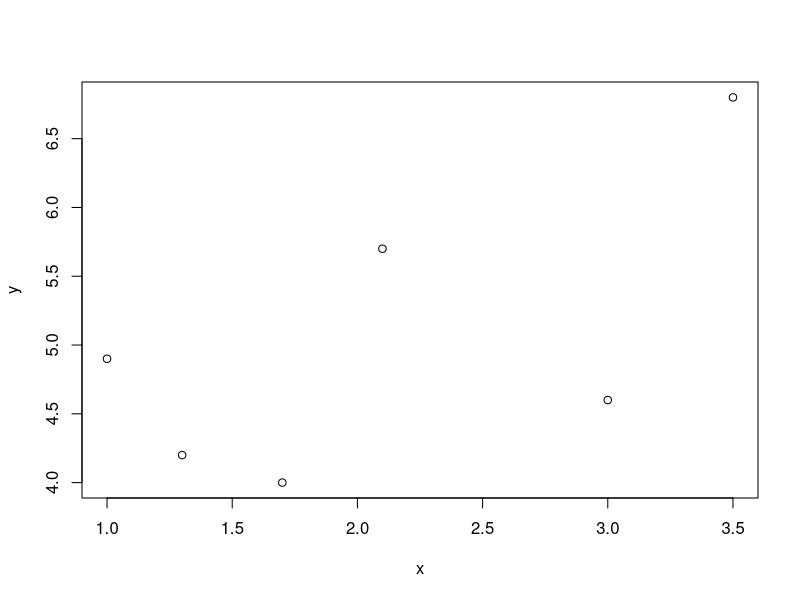
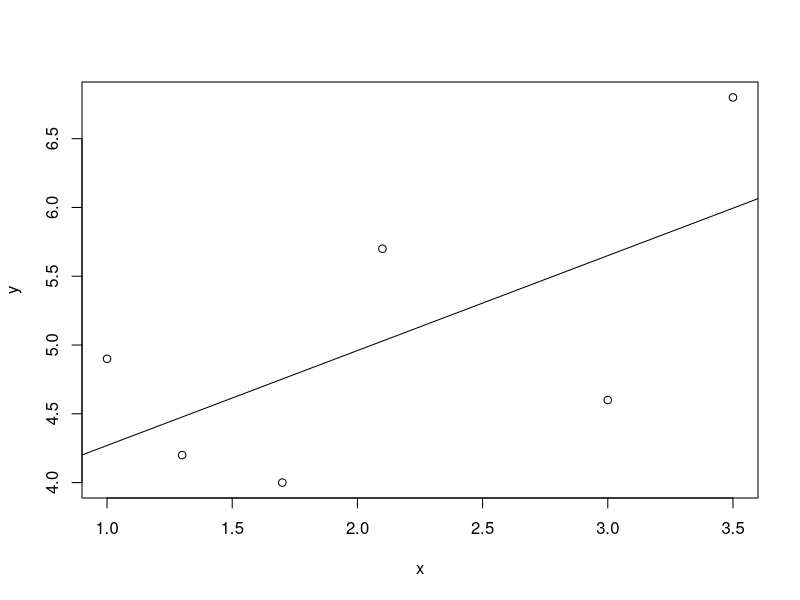
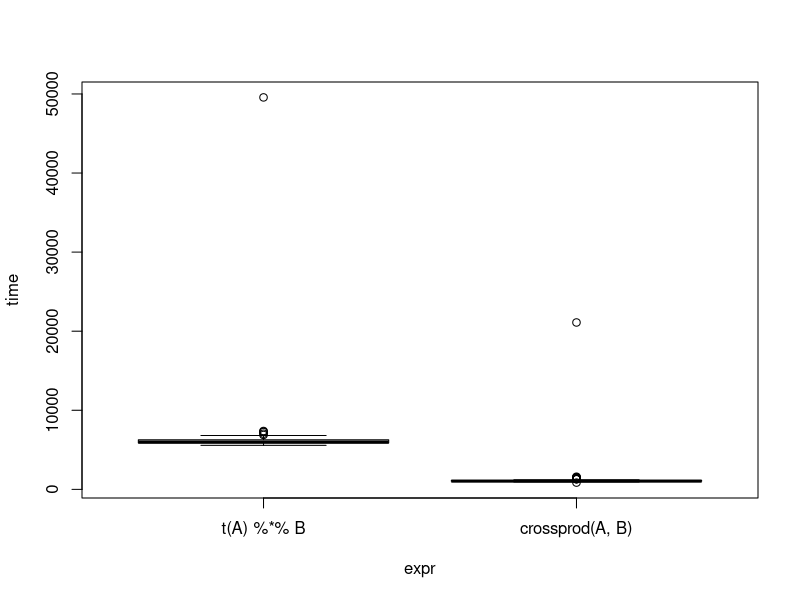
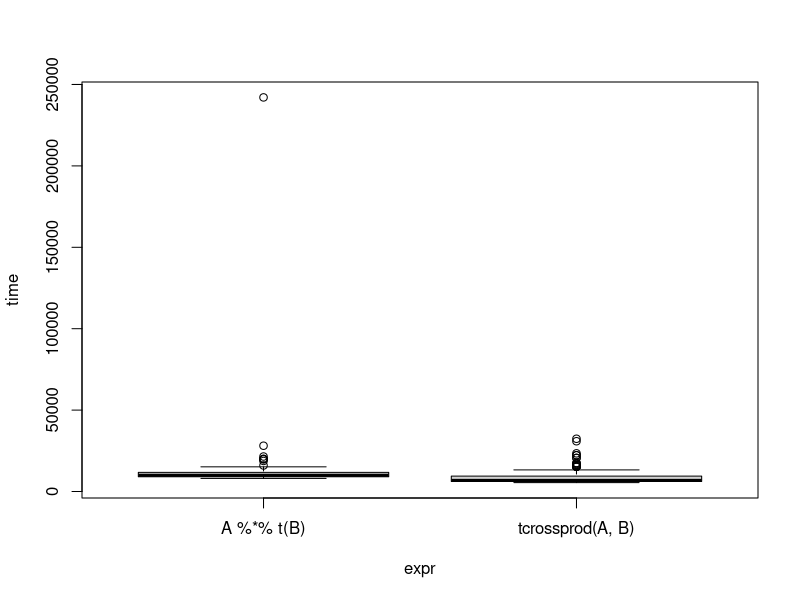
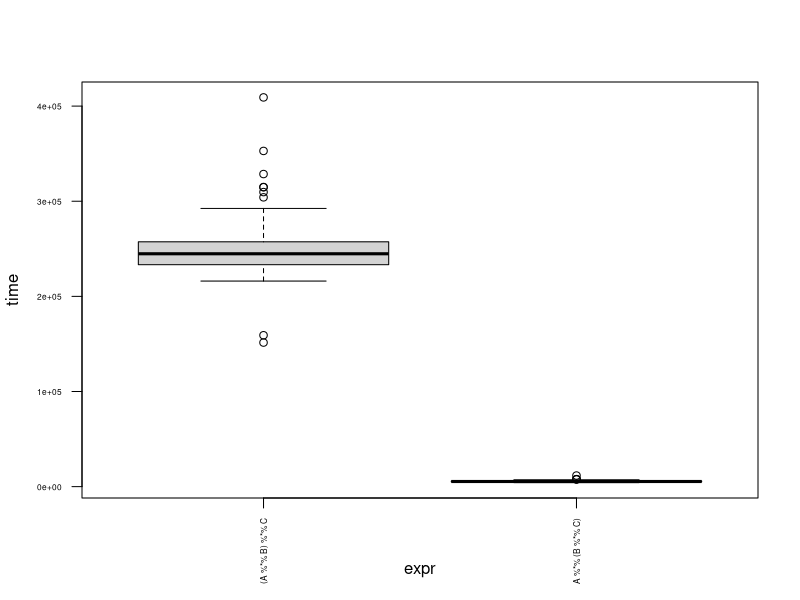

R code for these plots, in order:
## ---- chunk 1
#| include: false
# automatically create a bib database for R packages
knitr::write_bib(c(
  .packages(),
  'abind',
  'microbenchmark'
), 'packages_deeper_dive.bib')
## ---- chunk 2
if(!require(microbenchmark, quietly = TRUE)) {
  install.packages("microbenchmark",
                   repos = "https://cran.rstudio.com/")
}
## ---- chunk 3
if(!require(abind, quietly = TRUE)) {
  install.packages("abind",
                   repos = "https://cran.rstudio.com/")
}
## ---- chunk 4
A <- matrix(1:10, nrow = 5, ncol = 2)
A
## ---- chunk 5
matrix(1:6, nrow = 2, ncol = 3, byrow = TRUE)
## ---- chunk 6
cbind(1:4, 5:8)
## ---- chunk 7
rbind(1:4, 5:8)
## ---- chunk 8
dim(A)
## ---- chunk 9
nrow(A)
## ---- chunk 10
ncol(A)
## ---- chunk 11
B <- matrix(1:12, ncol = 3)
B
## ---- chunk 12
B[, 2:3]
## ---- chunk 13
B[c(1, 4), ]
## ---- chunk 14
B[c(1, 4), 2:3]
## ---- chunk 15
B[,-3]
## ---- chunk 16
B[2, ]
## ---- chunk 17
B[,2]
## ---- chunk 18
B[2, , drop = FALSE]
## ---- chunk 19
B[, 2, drop = FALSE]
## ---- chunk 20
A <- matrix(1:6, nrow = 2, ncol = 3, byrow = TRUE)
A
## ---- chunk 21
B <- matrix(c(2, 1, 9, 3, 1, 1), nrow = 2, ncol = 3)
B
## ---- chunk 22
A + B
## ---- chunk 23
A - B
## ---- chunk 24
2 * A
## ---- chunk 25
A
## ---- chunk 26
B <- matrix(1:6, nrow = 3, ncol = 2)
B
## ---- chunk 27
A %*% B
## ---- chunk 28
A <- matrix(1:6, ncol = 2)
A
## ---- chunk 29
B <- matrix(7:12, ncol = 2)
## ---- chunk 30
B
## ---- chunk 31
A * B
## ---- chunk 32
A
## ---- chunk 33
t(A)
## ---- chunk 34
diag(3)
## ---- chunk 35
A <- matrix(c(3, 0.5, 0.2, 
              0.5, 2, 0.1,
              0.2, 0.1, 1),
            nrow = 3)
A
## ---- chunk 36
b <- c(1, 0.7, 3)
b
## ---- chunk 37
solve(A, b)
## ---- chunk 38
x <- c(1, 1.3, 1.7, 2.1, 3, 3.5)
y <- c(4.9, 4.2, 4.0, 5.7, 4.6, 6.8)
## ---- chunk 39
plot(x, y)
## ---- chunk 40
X <- cbind(1, x)
X
## ---- chunk 41
xtx <- t(X) %*% X
xty <- t(X) %*% y
solve(xtx, xty)
## ---- chunk 42
plot(x, y)
abline(a = 3.58, b = 0.69)
## ---- chunk 43
set.seed(314)
A <- matrix(rnorm(100), ncol = 2)
B <- matrix(rnorm(100), ncol = 2)
## ---- chunk 44
all.equal(t(A) %*% B, crossprod(A, B))
## ---- chunk 45
all.equal(A %*% t(B), tcrossprod(A, B))
## ---- chunk 46
library(microbenchmark)
## ---- chunk 47
t1 <- microbenchmark::microbenchmark(t(A) %*% B, crossprod(A, B))
plot(t1)
## ---- chunk 48
t2 <- microbenchmark(A %*% t(B), tcrossprod(A, B))
plot(t2)
## ---- chunk 49
set.seed(1999)
A <- matrix(rnorm(1000), ncol = 2)
B <- matrix(rnorm(100), nrow = 2)
C <- rnorm(50)
## ---- chunk 50
t3 <- microbenchmark((A %*% B) %*% C,
                     A %*% (B %*% C))
plot(t3, las = 2, cex.axis = 0.5)
## ---- chunk 51
A <- array(1:24, dim = c(3, 2, 4))
print(A)
## ---- chunk 52
library(abind)
## ---- chunk 53
A <- abind(
      matrix(1:4, nrow = 2),
      matrix(5:8, nrow = 2),
      along = 3)
print(A)
## ---- chunk 54
B <- array(9:16, dim = c(2, 2, 2))
## ---- chunk 55
AB <- abind(A, B)
print(AB)
## ---- chunk 56
dim(A)
## ---- chunk 57
list(1:10, matrix(1:10, nrow = 2), mean)
## ---- chunk 58
mylist <- list(a = 1:10, b = matrix(1:10, nrow = 2), f = mean)
mylist
## ---- chunk 59
c(list(1, 1:2), list("a", c("a", "b")), list(TRUE, c(TRUE, FALSE)))
## ---- chunk 60
a <- list(a = 1, b = 1:2, c = 1:3, d = 1:4)
## ---- chunk 61
a[c(1, 3)]
## ---- chunk 62
a[c(FALSE, TRUE, FALSE, TRUE)]
## ---- chunk 63
a[c("c", "d")]
## ---- chunk 64
a[[2]]
## ---- chunk 65
a[2]
## ---- chunk 66
a$c
## ---- chunk 67
b <- list(list(1, 1:2, list(3, 3:4)), 5:7)
b
## ---- chunk 68
b[[1]]
## ---- chunk 69
b[[2]]
## ---- chunk 70
b[[1]][1:2]
## ---- chunk 71
b[[1]][[3]]
